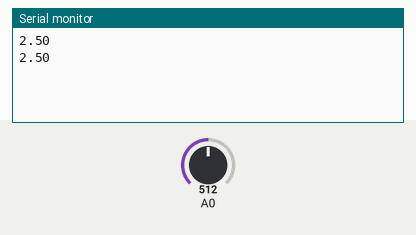
Bench run of a sketch on a simulated Arduino Uno, built with avr-gcc and run on an emulated ATmega328P. Parts: the last lines printed to the serial monitor. Inputs (shaded band) come from the test bench; at power-on: A0 = 512.

Above: at 2.2 s.
2.3 s: A0 set to 716
At 3.6 s:
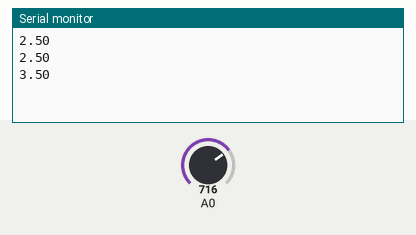
3.8 s: A0 set to 900
At 4.8 s:
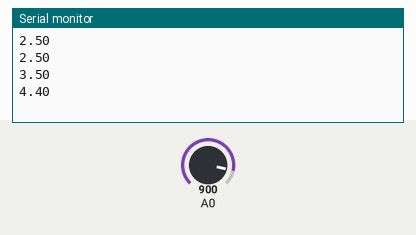
Timing chart, 0 to 6.8 s (numbered marks = the images above; inputs shaded):
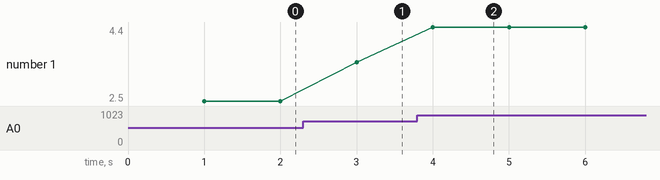

Measured:
- after the input at 2.3 s, the serial monitor: prints a new line after 0.70 s (image 1)
- after the input at 3.8 s, the serial monitor: prints a new line after 0.20 s (image 2)
- plotted number 1: 2.5 → 3.5 after the input at 2.3 s, 3.5 → 4.4 after the input at 3.8 s

The sketch:

bacaLDR.ino
```cpp
void setup() {
  Serial.begin(9600);
  delay(1000);
}
void loop() {
  float ldr = analogRead(A0) * 5 / 1023.0;
  Serial.println(ldr);
  delay(1000);
}
```
